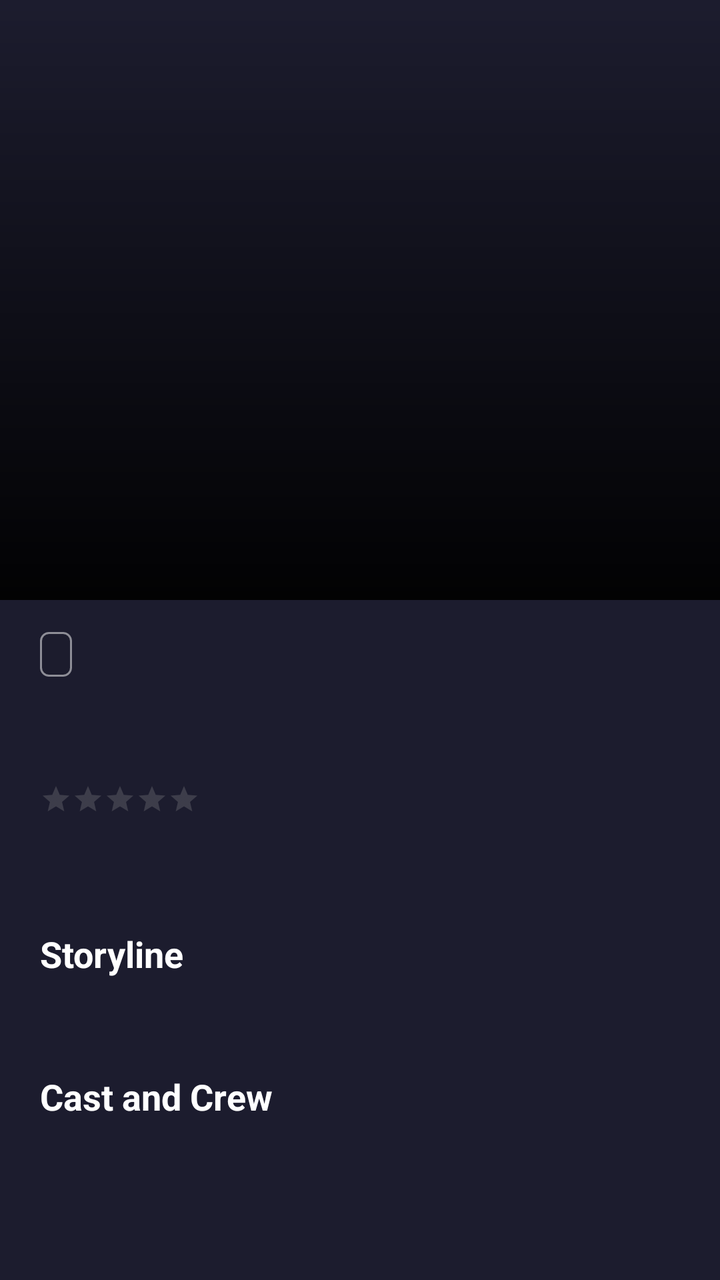
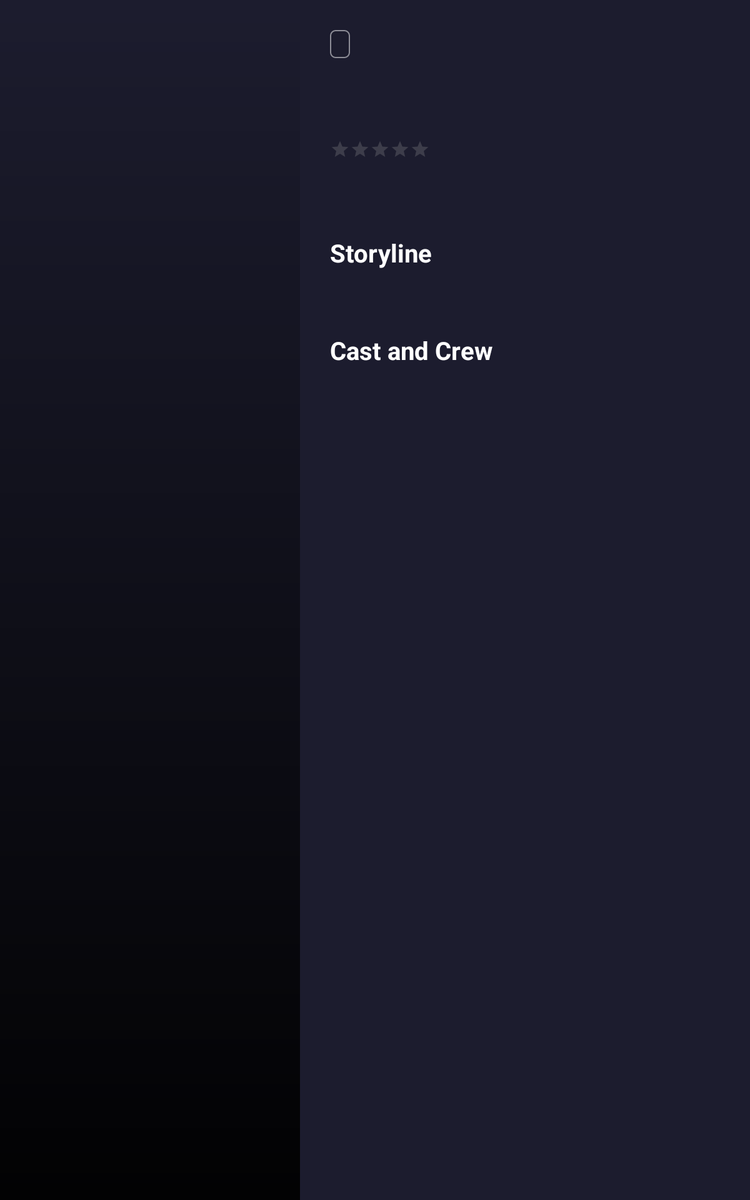

One screen, two layout resources from the same app: the default and the repository's alternative for another configuration. Each is rendered where Android would select it; the XML of both is given below.
<!-- AndroidManifest.xml: application theme Theme.KinoMaket -->
<!-- res/layout/activity_detail.xml -->
<?xml version="1.0" encoding="utf-8"?>
<FrameLayout xmlns:android="http://schemas.android.com/apk/res/android"
    android:layout_width="match_parent"
    android:layout_height="match_parent"
    android:background="@color/colorBackground">

    <ScrollView
        android:layout_width="match_parent"
        android:layout_height="match_parent"
        android:fillViewport="true">

        <LinearLayout
            android:layout_width="match_parent"
            android:layout_height="wrap_content"
            android:orientation="vertical">

            <FrameLayout
                android:layout_width="match_parent"
                android:layout_height="300dp">

                <ImageView
                    android:id="@+id/moviePoster"
                    android:layout_width="match_parent"
                    android:layout_height="match_parent"
                    android:scaleType="centerCrop"
                    android:contentDescription="@null"/>

                <View
                    android:layout_width="match_parent"
                    android:layout_height="match_parent"
                    android:background="@drawable/bg_bottom_gradient"/>

            </FrameLayout>

            <LinearLayout
                android:layout_width="match_parent"
                android:layout_height="wrap_content"
                android:orientation="vertical"
                android:paddingStart="20dp"
                android:paddingEnd="20dp"
                android:paddingTop="16dp"
                android:paddingBottom="24dp">

                <TextView
                    android:id="@+id/tvAgeBadge"
                    android:layout_width="wrap_content"
                    android:layout_height="wrap_content"
                    android:textColor="@color/colorTextPrimary"
                    android:textSize="12sp"
                    android:textStyle="bold"
                    android:background="@drawable/bg_age_badge"
                    android:paddingStart="8dp"
                    android:paddingEnd="8dp"
                    android:paddingTop="3dp"
                    android:paddingBottom="3dp"/>

                <TextView
                    android:id="@+id/tvTitle"
                    android:layout_width="wrap_content"
                    android:layout_height="wrap_content"
                    android:layout_marginTop="8dp"
                    android:textColor="@color/colorTextPrimary"
                    android:textSize="28sp"
                    android:textStyle="bold"/>

                <RatingBar
                    android:id="@+id/ratingBar"
                    style="@style/Widget.AppCompat.RatingBar.Small"
                    android:layout_width="wrap_content"
                    android:layout_height="wrap_content"
                    android:layout_marginTop="8dp"
                    android:numStars="5"
                    android:stepSize="0.5"
                    android:isIndicator="true"
                    android:progressTint="@color/colorPrimary"
                    android:secondaryProgressTint="@color/colorPrimary"
                    android:progressBackgroundTint="@color/colorTextSecondary"/>

                <TextView
                    android:id="@+id/tvYearGenres"
                    android:layout_width="wrap_content"
                    android:layout_height="wrap_content"
                    android:layout_marginTop="8dp"
                    android:textColor="@color/colorTextSecondary"
                    android:textSize="14sp"/>

                <com.google.android.material.chip.ChipGroup
                    android:id="@+id/chipGroupGenres"
                    android:layout_width="match_parent"
                    android:layout_height="wrap_content"
                    android:layout_marginTop="10dp"/>

                <TextView
                    android:layout_width="wrap_content"
                    android:layout_height="wrap_content"
                    android:layout_marginTop="20dp"
                    android:text="@string/storyline"
                    android:textColor="@color/colorTextPrimary"
                    android:textSize="18sp"
                    android:textStyle="bold"/>

                <TextView
                    android:id="@+id/tvStoryline"
                    android:layout_width="match_parent"
                    android:layout_height="wrap_content"
                    android:layout_marginTop="8dp"
                    android:textColor="@color/colorTextSecondary"
                    android:textSize="14sp"
                    android:lineSpacingExtra="4dp"/>

                <TextView
                    android:layout_width="wrap_content"
                    android:layout_height="wrap_content"
                    android:layout_marginTop="20dp"
                    android:text="@string/cast_and_crew"
                    android:textColor="@color/colorTextPrimary"
                    android:textSize="18sp"
                    android:textStyle="bold"/>

                <HorizontalScrollView
                    android:layout_width="match_parent"
                    android:layout_height="wrap_content"
                    android:layout_marginTop="12dp"
                    android:scrollbars="none">

                    <LinearLayout
                        android:id="@+id/castContainer"
                        android:layout_width="wrap_content"
                        android:layout_height="wrap_content"
                        android:orientation="horizontal"
                        android:paddingBottom="8dp"/>

                </HorizontalScrollView>

            </LinearLayout>

        </LinearLayout>

    </ScrollView>

    
    <ImageButton
        android:id="@+id/btnBack"
        android:layout_width="48dp"
        android:layout_height="48dp"
        android:layout_gravity="top|start"
        android:layout_margin="12dp"
        android:src="@drawable/ic_arrow_back"
        android:background="?attr/selectableItemBackgroundBorderless"
        android:clickable="true"
        android:focusable="true"
        android:contentDescription="@null"/>

</FrameLayout>
<!-- resources referenced by this layout -->
<resources>
  <color name="colorBackground">#1C1C2E</color>
  <color name="colorPrimary">#F0B429</color>
  <color name="colorTextPrimary">#FFFFFF</color>
  <color name="colorTextSecondary">#9B9B9B</color>
  <!-- drawable bg_age_badge (drawable) -->
  <?xml version="1.0" encoding="utf-8"?>
  <shape xmlns:android="http://schemas.android.com/apk/res/android"
      android:shape="rectangle">
      <solid android:color="@color/colorBadgeBg"/>
      <corners android:radius="4dp"/>
      <stroke android:width="1dp" android:color="#80FFFFFF"/>
  </shape>
  <!-- drawable bg_bottom_gradient (drawable) -->
  <?xml version="1.0" encoding="utf-8"?>
  <shape xmlns:android="http://schemas.android.com/apk/res/android"
      android:shape="rectangle">
      <gradient
          android:startColor="#00000000"
          android:endColor="#F2000000"
          android:angle="270"/>
  </shape>
  <string name="cast_and_crew">Cast and Crew</string>
  <string name="storyline">Storyline</string>
  <style name="Theme.KinoMaket" parent="Base.Theme.KinoMaket" />
  <color name="colorBadgeBg">#CC1C1C2E</color>
  <style name="Base.Theme.KinoMaket" parent="Theme.Material3.DayNight.NoActionBar">
          <item name="colorPrimary">@color/colorPrimary</item>
          <item name="colorOnPrimary">@color/colorBackground</item>
          <item name="colorSurface">@color/colorSurface</item>
          <item name="colorOnSurface">@color/colorTextPrimary</item>
          <item name="android:colorBackground">@color/colorBackground</item>
          <item name="android:windowBackground">@color/colorBackground</item>
          <item name="android:statusBarColor">@color/colorBackground</item>
          <item name="android:navigationBarColor">@color/colorBackground</item>
          <item name="android:windowLightStatusBar" tools:targetApi="23">false</item>
      </style>
  <color name="colorSurface">#252836</color>
</resources>
<!-- res/layout-sw600dp/activity_detail.xml (the repository's variant of the layout above) -->
<!-- drawn on a 7-inch tablet held upright -->
<?xml version="1.0" encoding="utf-8"?>
<LinearLayout xmlns:android="http://schemas.android.com/apk/res/android"
    android:layout_width="match_parent"
    android:layout_height="match_parent"
    android:orientation="horizontal"
    android:background="@color/colorBackground">

    
    <FrameLayout
        android:layout_width="0dp"
        android:layout_height="match_parent"
        android:layout_weight="2">

        <ImageView
            android:id="@+id/moviePoster"
            android:layout_width="match_parent"
            android:layout_height="match_parent"
            android:scaleType="centerCrop"
            android:contentDescription="@null"/>

        <View
            android:layout_width="match_parent"
            android:layout_height="match_parent"
            android:background="@drawable/bg_bottom_gradient"/>

        <ImageButton
            android:id="@+id/btnBack"
            android:layout_width="40dp"
            android:layout_height="40dp"
            android:layout_gravity="top|start"
            android:layout_margin="16dp"
            android:src="@drawable/ic_arrow_back"
            android:background="?attr/selectableItemBackgroundBorderless"
            android:contentDescription="@null"/>

    </FrameLayout>

    
    <ScrollView
        android:layout_width="0dp"
        android:layout_height="match_parent"
        android:layout_weight="3"
        android:fillViewport="false">

        <LinearLayout
            android:layout_width="match_parent"
            android:layout_height="wrap_content"
            android:orientation="vertical"
            android:paddingStart="24dp"
            android:paddingEnd="24dp"
            android:paddingTop="24dp"
            android:paddingBottom="24dp">

            <TextView
                android:id="@+id/tvAgeBadge"
                android:layout_width="wrap_content"
                android:layout_height="wrap_content"
                android:textColor="@color/colorTextPrimary"
                android:textSize="12sp"
                android:textStyle="bold"
                android:background="@drawable/bg_age_badge"
                android:paddingStart="8dp"
                android:paddingEnd="8dp"
                android:paddingTop="3dp"
                android:paddingBottom="3dp"/>

            <TextView
                android:id="@+id/tvTitle"
                android:layout_width="wrap_content"
                android:layout_height="wrap_content"
                android:layout_marginTop="12dp"
                android:textColor="@color/colorTextPrimary"
                android:textSize="32sp"
                android:textStyle="bold"/>

            <RatingBar
                android:id="@+id/ratingBar"
                style="@style/Widget.AppCompat.RatingBar.Small"
                android:layout_width="wrap_content"
                android:layout_height="wrap_content"
                android:layout_marginTop="10dp"
                android:numStars="5"
                android:stepSize="0.5"
                android:isIndicator="true"
                android:progressTint="@color/colorPrimary"
                android:secondaryProgressTint="@color/colorPrimary"
                android:progressBackgroundTint="@color/colorTextSecondary"/>

            <TextView
                android:id="@+id/tvYearGenres"
                android:layout_width="wrap_content"
                android:layout_height="wrap_content"
                android:layout_marginTop="8dp"
                android:textColor="@color/colorTextSecondary"
                android:textSize="14sp"/>

            <com.google.android.material.chip.ChipGroup
                android:id="@+id/chipGroupGenres"
                android:layout_width="match_parent"
                android:layout_height="wrap_content"
                android:layout_marginTop="10dp"/>

            <TextView
                android:layout_width="wrap_content"
                android:layout_height="wrap_content"
                android:layout_marginTop="24dp"
                android:text="@string/storyline"
                android:textColor="@color/colorTextPrimary"
                android:textSize="20sp"
                android:textStyle="bold"/>

            <TextView
                android:id="@+id/tvStoryline"
                android:layout_width="match_parent"
                android:layout_height="wrap_content"
                android:layout_marginTop="8dp"
                android:textColor="@color/colorTextSecondary"
                android:textSize="14sp"
                android:lineSpacingExtra="4dp"/>

            <TextView
                android:layout_width="wrap_content"
                android:layout_height="wrap_content"
                android:layout_marginTop="24dp"
                android:text="@string/cast_and_crew"
                android:textColor="@color/colorTextPrimary"
                android:textSize="20sp"
                android:textStyle="bold"/>

            <HorizontalScrollView
                android:layout_width="match_parent"
                android:layout_height="wrap_content"
                android:layout_marginTop="12dp"
                android:scrollbars="none">

                <LinearLayout
                    android:id="@+id/castContainer"
                    android:layout_width="wrap_content"
                    android:layout_height="wrap_content"
                    android:orientation="horizontal"
                    android:paddingBottom="8dp"/>

            </HorizontalScrollView>

        </LinearLayout>

    </ScrollView>

</LinearLayout>
